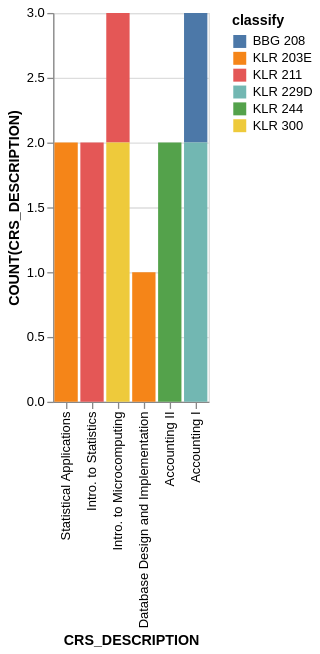

This figure's Vega-Lite source:
### Vega-Lite specification from a JSON file in a GitHub repository (floating-point values rounded to 4 significant figures)
{"data": {"values": [{"x_data": "Statistical Applications", "y_data": 0, "classify": "BBG 208"}, {"x_data": "Intro. to Statistics", "y_data": 0, "classify": "BBG 208"}, {"x_data": "Intro. to Microcomputing", "y_data": 0, "classify": "BBG 208"}, {"x_data": "Database Design and Implementation", "y_data": 0, "classify": "BBG 208"}, {"x_data": "Accounting II", "y_data": 0, "classify": "BBG 208"}, {"x_data": "Accounting I", "y_data": 1, "classify": "BBG 208"}, {"x_data": "Statistical Applications", "y_data": 2, "classify": "KLR 203E"}, {"x_data": "Intro. to Statistics", "y_data": 0, "classify": "KLR 203E"}, {"x_data": "Intro. to Microcomputing", "y_data": 0, "classify": "KLR 203E"}, {"x_data": "Database Design and Implementation", "y_data": 1, "classify": "KLR 203E"}, {"x_data": "Accounting II", "y_data": 0, "classify": "KLR 203E"}, {"x_data": "Accounting I", "y_data": 0, "classify": "KLR 203E"}, {"x_data": "Statistical Applications", "y_data": 0, "classify": "KLR 211"}, {"x_data": "Intro. to Statistics", "y_data": 2, "classify": "KLR 211"}, {"x_data": "Intro. to Microcomputing", "y_data": 1, "classify": "KLR 211"}, {"x_data": "Database Design and Implementation", "y_data": 0, "classify": "KLR 211"}, {"x_data": "Accounting II", "y_data": 0, "classify": "KLR 211"}, {"x_data": "Accounting I", "y_data": 0, "classify": "KLR 211"}, {"x_data": "Statistical Applications", "y_data": 0, "classify": "KLR 229D"}, {"x_data": "Intro. to Statistics", "y_data": 0, "classify": "KLR 229D"}, {"x_data": "Intro. to Microcomputing", "y_data": 0, "classify": "KLR 229D"}, {"x_data": "Database Design and Implementation", "y_data": 0, "classify": "KLR 229D"}, {"x_data": "Accounting II", "y_data": 0, "classify": "KLR 229D"}, {"x_data": "Accounting I", "y_data": 2, "classify": "KLR 229D"}, {"x_data": "Statistical Applications", "y_data": 0, "classify": "KLR 244"}, {"x_data": "Intro. to Statistics", "y_data": 0, "classify": "KLR 244"}, {"x_data": "Intro. to Microcomputing", "y_data": 0, "classify": "KLR 244"}, {"x_data": "Database Design and Implementation", "y_data": 0, "classify": "KLR 244"}, {"x_data": "Accounting II", "y_data": 2, "classify": "KLR 244"}, {"x_data": "Accounting I", "y_data": 0, "classify": "KLR 244"}, {"x_data": "Statistical Applications", "y_data": 0, "classify": "KLR 300"}, {"x_data": "Intro. to Statistics", "y_data": 0, "classify": "KLR 300"}, {"x_data": "Intro. to Microcomputing", "y_data": 2, "classify": "KLR 300"}, {"x_data": "Database Design and Implementation", "y_data": 0, "classify": "KLR 300"}, {"x_data": "Accounting II", "y_data": 0, "classify": "KLR 300"}, {"x_data": "Accounting I", "y_data": 0, "classify": "KLR 300"}]}, "mark": "bar", "encoding": {"x": {"field": "x_data", "type": "nominal", "title": "CRS_DESCRIPTION", "sort": "descending"}, "y": {"field": "y_data", "type": "quantitative", "title": "COUNT(CRS_DESCRIPTION)"}, "color": {"field": "classify"}}}
